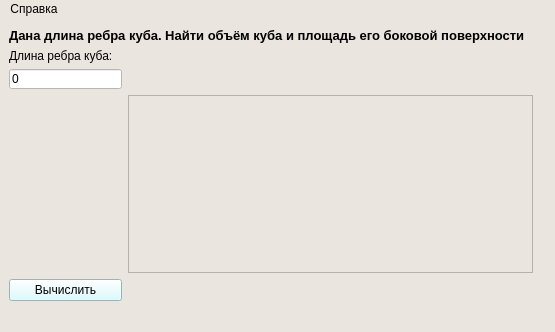
<?xml version="1.0" encoding="UTF-8"?>
<ui version="4.0">
 <class>MainWindow</class>
 <widget class="QMainWindow" name="MainWindow">
  <property name="geometry">
   <rect>
    <x>0</x>
    <y>0</y>
    <width>555</width>
    <height>332</height>
   </rect>
  </property>
  <property name="minimumSize">
   <size>
    <width>555</width>
    <height>0</height>
   </size>
  </property>
  <property name="maximumSize">
   <size>
    <width>555</width>
    <height>16777215</height>
   </size>
  </property>
  <property name="windowTitle">
   <string>Задача 1</string>
  </property>
  <property name="styleSheet">
   <string notr="true">background-color: rgb(235, 229, 223);</string>
  </property>
  <widget class="QWidget" name="centralwidget">
   <layout class="QGridLayout" name="gridLayout">
    <item row="2" column="2">
     <widget class="QLabel" name="label_result_V">
      <property name="maximumSize">
       <size>
        <width>47</width>
        <height>13</height>
       </size>
      </property>
      <property name="text">
       <string/>
      </property>
     </widget>
    </item>
    <item row="1" column="0">
     <widget class="QLabel" name="label_vvod">
      <property name="maximumSize">
       <size>
        <width>111</width>
        <height>21</height>
       </size>
      </property>
      <property name="font">
       <font>
        <pointsize>9</pointsize>
       </font>
      </property>
      <property name="styleSheet">
       <string notr="true">alternate-background-color: rgb(255, 255, 171);</string>
      </property>
      <property name="text">
       <string>Длина ребра куба:</string>
      </property>
     </widget>
    </item>
    <item row="2" column="0">
     <widget class="QLineEdit" name="lineEdit_vvod">
      <property name="maximumSize">
       <size>
        <width>113</width>
        <height>20</height>
       </size>
      </property>
      <property name="styleSheet">
       <string notr="true">background-color: rgb(255, 255, 255);</string>
      </property>
      <property name="text">
       <string>0</string>
      </property>
     </widget>
    </item>
    <item row="0" column="0" colspan="3">
     <widget class="QLabel" name="label_zadacha">
      <property name="maximumSize">
       <size>
        <width>541</width>
        <height>31</height>
       </size>
      </property>
      <property name="font">
       <font>
        <pointsize>10</pointsize>
        <bold>true</bold>
       </font>
      </property>
      <property name="text">
       <string>Дана длина ребра куба. Найти объём куба и площадь его боковой поверхности</string>
      </property>
     </widget>
    </item>
    <item row="4" column="0">
     <widget class="QPushButton" name="Button_calc">
      <property name="maximumSize">
       <size>
        <width>151</width>
        <height>41</height>
       </size>
      </property>
      <property name="font">
       <font>
        <pointsize>9</pointsize>
       </font>
      </property>
      <property name="styleSheet">
       <string notr="true">background-color: rgb(213, 252, 255);</string>
      </property>
      <property name="text">
       <string>Вычислить</string>
      </property>
     </widget>
    </item>
    <item row="4" column="2">
     <widget class="QLabel" name="label_result_S">
      <property name="maximumSize">
       <size>
        <width>47</width>
        <height>13</height>
       </size>
      </property>
      <property name="text">
       <string/>
      </property>
     </widget>
    </item>
    <item row="3" column="1">
     <widget class="QPlainTextEdit" name="plainTextEdit_report"/>
    </item>
   </layout>
  </widget>
  <widget class="QMenuBar" name="menubar">
   <property name="geometry">
    <rect>
     <x>0</x>
     <y>0</y>
     <width>555</width>
     <height>25</height>
    </rect>
   </property>
   <widget class="QMenu" name="menu">
    <property name="title">
     <string>Справка</string>
    </property>
    <addaction name="about_author"/>
   </widget>
   <addaction name="menu"/>
  </widget>
  <widget class="QStatusBar" name="statusbar"/>
  <action name="about_author">
   <property name="text">
    <string>Об авторе</string>
   </property>
  </action>
 </widget>
 <resources/>
 <connections/>
</ui>
